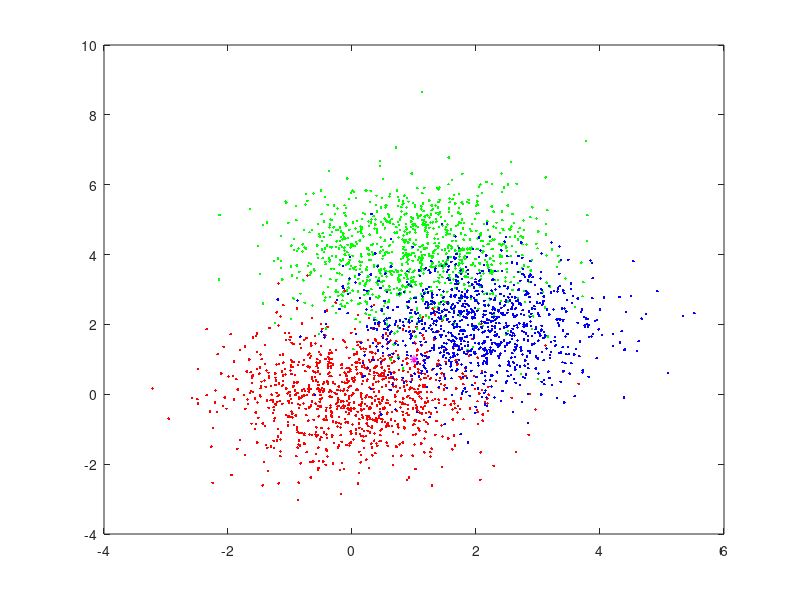

This chart was generated by the following MATLAB code: (Note: this script raises an error after producing the figure.)

%% set up the clusters
numPointsPerCluster = 1000;

centersX = [0 1 2];
centersY = [0 4 2];
Clusters = [];

for thisCluster = 1:size(centersX,2)
    x = randn(1,numPointsPerCluster) + centersX(thisCluster);
    y = randn(1,numPointsPerCluster) + centersY(thisCluster);
    temp_cluster = [x' y' repmat(thisCluster,numPointsPerCluster,1)];
    Clusters = [Clusters; temp_cluster];
end

%% set up input point
inputPoint = [1 1];

%% Plot the clusters and input point
graphLabels = {'r.', 'g.', 'b.', 'm*'};

num = 1;
for cluster = 1:size(centersX,2)
    plot(Clusters(num:(cluster * numPointsPerCluster),1),  Clusters(num:(cluster * numPointsPerCluster),2), graphLabels{cluster});
    hold on
    num = num + numPointsPerCluster;
end
plot(inputPoint(1), inputPoint(2), graphLabels{(size(centersX,2)+1)});
hold off

%% Run KNN majority and weighted scripts

categoryLabel = kNearestNeighbors_majority(Clusters, inputPoint,100);

categoryLabel_weighted = kNearestNeighbors_weighted(Clusters, inputPoint, 100);

categoryLabel
categoryLabel_weighted

